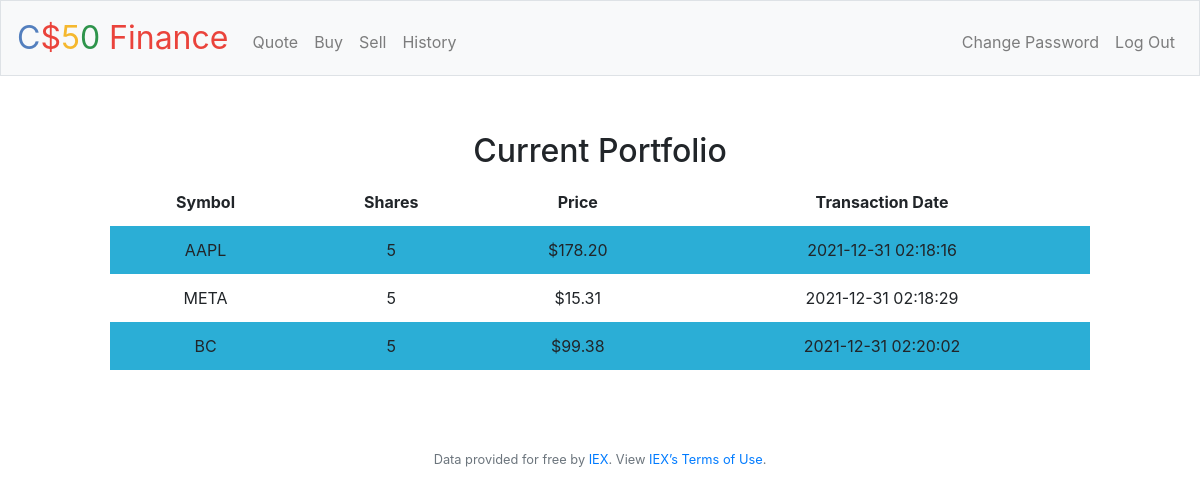
Screenshot of /history (signed in) with the database file from the repository.
### tables this page shows
CREATE TABLE transactions (user_id INTERGER, stock_symbol TEXT, shares INTERGER, price FLOAT, transaction_date DATETIME, FOREIGN KEY(user_id) REFERENCES users(id));

### application.py (the view)
@app.route("/history")
@login_required
def history():
    stock_history = db.execute("SELECT * FROM transactions WHERE user_id = ?", session["user_id"])
    return render_template("history.html", stock_history=stock_history)

### application.py (called while the page is built)
@app.after_request
def after_request(response):
    response.headers["Cache-Control"] = "no-cache, no-store, must-revalidate"
    response.headers["Expires"] = 0
    response.headers["Pragma"] = "no-cache"
    return response

### helpers.py (called while the page is built)
def login_required(f):
    @wraps(f)
    def decorated_function(*args, **kwargs):
        if session.get("user_id") is None:
            return redirect("/login")
        return f(*args, **kwargs)
    return decorated_function

def usd(value):
    return f"${value:,.2f}"

### templates/history.html (shortened to what this page needs)
 {% extends "layout.html" %}
{% block main %}
    <div class="section">
        <h2>Current Portfolio</h2>
            <table>
                <thead>
                    <tr>
                        <th>Symbol</th>
                        <th>Shares</th>
                        <th>Price</th>
                        <th>Transaction Date</th>
                    </tr>
                </thead>
                <tbody>
                    {% for stock in stock_history %}
                        <tr>
                            <form action = "/history">
                                <td>{{ stock['stock_symbol'] }}</td>
                                <td>{{ stock['shares'] }}</td>
                                <td>{{ stock['price'] | usd}}</td>
                                <td>{{ stock['transaction_date'] }}</td>
                            </form>
                        </tr>
                    {% endfor %}
                </tbody>
            </table>
    </div>
{% endblock %}

### templates/layout.html (shortened to what this page needs)
<!DOCTYPE html>
<html lang="en">
    <head>
        <link rel="stylesheet" href="https://cdn.jsdelivr.net/npm/bootstrap@4.5.3/dist/css/bootstrap.min.css">
        <link href="/static/styles.css" rel="stylesheet">
    </head>
    <body>
        <nav class="navbar navbar-expand-md navbar-light bg-light border">
            <a class="navbar-brand" href="/"><span class="blue">C</span><span class="red">$</span><span class="yellow">5</span><span class="green">0</span> <span class="red">Finance</span></a>
            <div class="collapse navbar-collapse" id="navbar">
                {% if session.user_id %}
                    <ul class="navbar-nav mr-auto mt-2">
                        <li class="nav-item"><a class="nav-link" href="/quote">Quote</a></li>
                        <li class="nav-item"><a class="nav-link" href="/buy">Buy</a></li>
                        <li class="nav-item"><a class="nav-link" href="/sell">Sell</a></li>
                        <li class="nav-item"><a class="nav-link" href="/history">History</a></li>
                    </ul>
                    <ul class="navbar-nav ml-auto mt-2">
                        <li class="nav-item"><a class="nav-link" href="/change_password">Change Password</a></li>
                        <li class="nav-item"><a class="nav-link" href="/logout">Log Out</a></li>
                    </ul>
                {% else %}
                    <ul class="navbar-nav ml-auto mt-2">
                        <li class="nav-item"><a class="nav-link" href="/register">Register</a></li>
                        <li class="nav-item"><a class="nav-link" href="/login">Log In</a></li>
                    </ul>
                {% endif %}
            </div>
        </nav>
        <main class="container p-5">
            {% block main %}{% endblock %}
        </main>
        <footer class="small text-center text-muted">
            Data provided for free by <a href="https://iextrading.com/developer">IEX</a>. View <a href="https://iextrading.com/api-exhibit-a/">IEX’s Terms of Use</a>.
        </footer>
    </body>
</html>

### static/styles.css (style rules this page uses)
nav .navbar-brand { font-size: xx-large; }
nav .navbar-brand .blue { color: #537fbe; }
nav .navbar-brand .red { color: #ea433b; }
nav .navbar-brand .yellow { color: #f5b82e; }
nav .navbar-brand .green { color: #2e944b; }
.section { padding-bottom: 1rem; padding-left: 2rem; padding-right: 2rem; padding-top: 0.5rem; }
main { overflow-x: auto; text-align: center; }
table { background-color: transparent; margin-bottom: 1rem; width: 100%; }
table th, table td { padding: 0.75rem; vertical-align: middle; }
tbody tr:nth-of-type(odd) { background-color: #2baed6; }

### rows the page displays
transactions: stock_symbol "AAPL", shares "5", price "$178.20", transaction_date "2021-12-31 02:18:16"
transactions: stock_symbol "META", shares "5", price "$15.31", transaction_date "2021-12-31 02:18:29"
transactions: stock_symbol "BC", shares "5", price "$99.38", transaction_date "2021-12-31 02:20:02"
